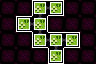

This game map was drawn from its Tiled (.tmx) file and the tilesets committed beside it. A one-line description and the full map source follow:
An orthogonal 6x4 tile map with 16x16 px tiles, 3 tile layers (Maze Shape, Room Properties, Minimap).

<map version="1.10" tiledversion="1.11.0" orientation="orthogonal" renderorder="right-down" width="6" height="4" tilewidth="16" tileheight="16" infinite="0" nextlayerid="4" nextobjectid="1">
 <tileset firstgid="1" source="../LayoutTiles.tsx" />
 <layer id="1" name="Maze Shape" width="6" height="4">
  <data encoding="csv">
1,1,35,20,1,1,
1,17,4,1,1,1,
1,1,51,33,20,1,
1,1,1,50,1,1
</data>
 </layer>
 <layer id="2" name="Room Properties" width="6" height="4">
  <data encoding="csv">
5,5,21,21,5,5,
5,21,21,5,5,5,
5,5,21,21,21,5,
5,5,5,21,5,5
</data>
 </layer>
 <layer id="3" name="Minimap" width="6" height="4">
  <data encoding="csv">
0,0,14,14,0,0,
0,14,14,0,0,0,
0,0,14,14,14,0,
0,0,0,14,0,0
</data>
 </layer>
</map>
